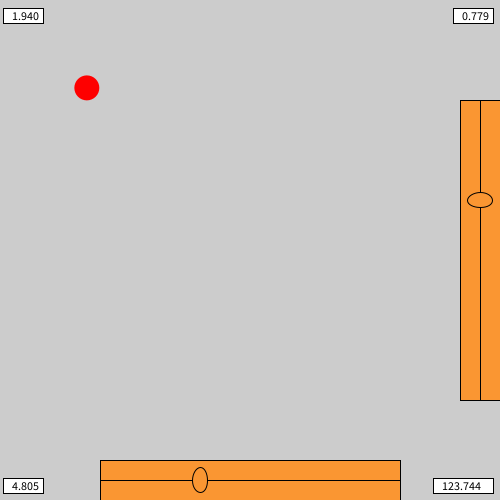
Frame 1 (no input)
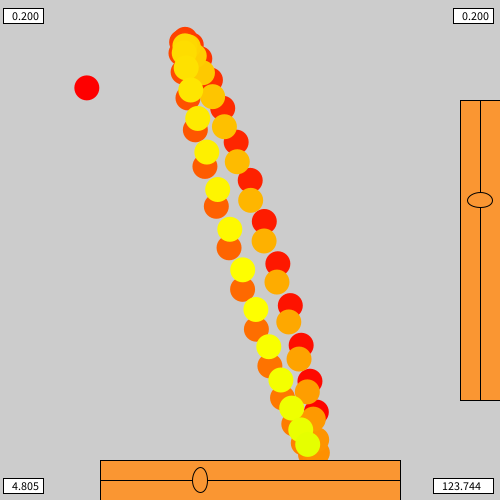
Frame 60 (the mouse pressed at the canvas centre just before this capture)
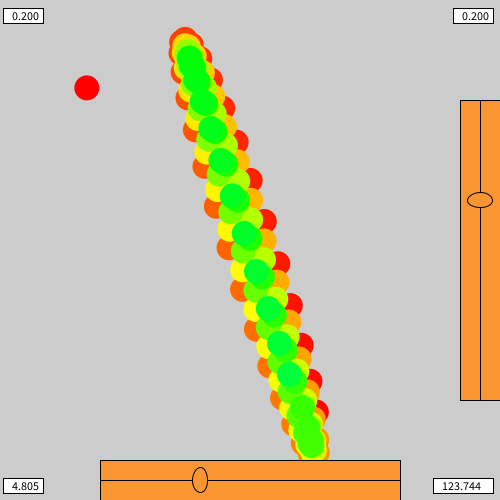
Frame 120 (the mouse held since frame 60 and released just before this capture)

The Processing sketch that drew these frames (run headless with seeded random() and noise(); from frame 60 on, the mouse is pressed at the canvas centre):

// Processing sketch: processing_131547
// ── processing_131547.pde

float li = 100;
float lj = 500-20;
float lk = 500-20;
float ll = 100;
float lx = 100;
float ly = 100;

float a;
float o = 0;
float as= random(0,3);
float w = random(0,3);

float x;
float y;
float dx;
float dy;
float maxspeed = random(1,5);

float r = 254;
float g = 0;
float b = 0;

float rspeed = 0;
//from red to yellow:
float gspeed = maxspeed;
float bspeed = 0;
int maxr = 255;
int maxg = 255;
int maxb = 255;
float maxs = random(100,200);
float s = maxs;

void setup(){
  size(500,500);
 // colorMode(HSB);
}
void draw(){
  if ((li<mouseX) && (mouseX<li+300) && (lj-20<mouseY) && (mouseY<lj+20) && (mousePressed)){
    lx = mouseX-li;
     
  }
  if ((lk-20<mouseX) && (mouseX<lk+20) && (ll<mouseY) && (mouseY<ll+300) && (mousePressed)){
    ly = mouseY-ll;
  }
//  background(lx,240,ly);
  // scrolling bar X
  stroke(0);
  fill(250,150,50);
  rect(li,lj-20,300,40);
  line(li,lj,li+300,lj);
  ellipse(lx+li,lj,15,25);
  //scrolling bar Y
  rect(lk-20,ll,40,300);
  line(lk,ll,lk,ll+300);
  ellipse(lk,ly+ll,25,15);
  
  s-=0.2;
  a+=as;
  o=o+w;
  x=sin(o)*s+dx;
  y=cos(o)*s+dy;
  dx=cos(a)*100+250;
  dy=sin(a)*100+250;
  fill(r,g,b);
  //the object(circle)
  noStroke(); 
  ellipse(x,y,25,25);
  //the numbers on the side
  stroke(0);
  fill(255);
  rect(3,8,40,15);
  fill(0);
  text(as,10,20);
  
  fill(255);
  rect(453,8,40,15);
  fill(0);
  text(w,460,20);
  
  fill(255);
  rect(3,478,40,15);
  fill(0);
  text(maxspeed,10,490);
  
  fill(255);
  rect(433,478,60,15);
  fill(0);
  text(maxs,440,490);
   
   r = r + rspeed;
  g = g + gspeed;
  b = b + bspeed;
 // yellow
  if ((g>=maxg)){
    gspeed = 0;
    rspeed = -maxspeed;
  }
  //green
  if (r<=0){
    rspeed = 0;
    bspeed = maxspeed;
  }
  //sky
  if (b>=maxb){
    bspeed = 0;
    gspeed = -maxspeed;
  }
  //dark blua
  if (g<=0){
    gspeed = 0;
    rspeed = maxspeed;
  }
 // pink
  if (r>=maxr){
    rspeed = 0;
    bspeed = -maxspeed;
  }//red
  if (b<=-1){
    bspeed = 0;
    r=254;
    g=0;
    b=0;
    gspeed=maxspeed;
  }
  if (s<=-150){
    s=s*-1;
  }
  if ((mousePressed) && (mouseX<=20)){
    r=random(0,255);
    g=random(0,255);
    b=random(0,255);
    background(r,g,b);
    as= random(0,3);
    w = random(0,3);
    maxs = random(100,200);
  }
  w=lx/500;
  as=ly/500;
  
  
}
